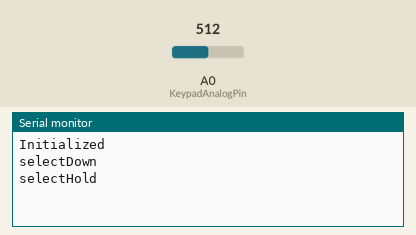
Recording of a sketch running on a simulated Arduino Uno, built with avr-gcc and run on an emulated ATmega328P. On the bench: the last lines printed to the serial monitor. The test bench sets the inputs (shaded band); at power-on: A0 (KeypadAnalogPin) = 512.

Above: at 5.7 s.
5.8 s: A0 (KeypadAnalogPin) set to 948
At 6.4 s:
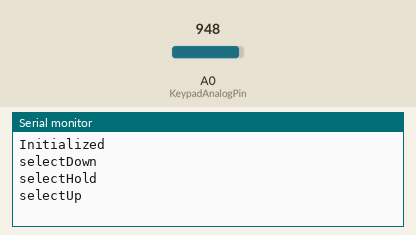
7.3 s: A0 (KeypadAnalogPin) set to 921
At 8.8 s:
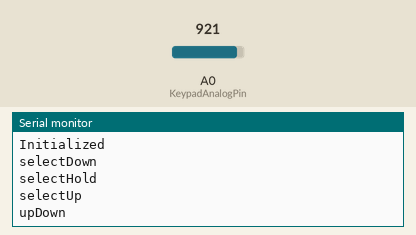
10.3 s: A0 (KeypadAnalogPin) set to 895
At 11.1 s:
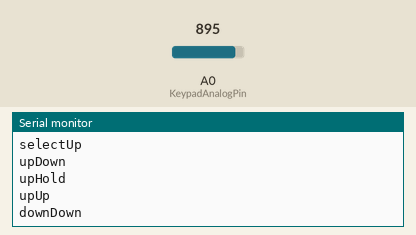

Measured:
- the behaviour switches between 940 and 939 on A0 (KeypadAnalogPin) (found by bisection; images 1 and 2)
- the behaviour switches between 911 and 910 on A0 (KeypadAnalogPin) (found by bisection; images 2 and 3)
- after the input at 5.8 s, the serial monitor: prints a new line at once (image 1)
- after the input at 7.3 s, the serial monitor: prints a new line at once (image 2)
- after the input at 10.3 s, the serial monitor: prints a new line at once (image 3)

The sketch:

shield_linksprite_buttonHold.ino
```cpp
#include "AnalogKeypad.h"

const uint16_t KeypadHoldTimeMs = 2000; // durée du hold
const uint8_t KeypadAnalogPin = A0;

AnalogKeypad keypad(KeypadAnalogPin, KeypadHoldTimeMs);

// the button event callback
// this will be called when buttons are pressed and released
void ButtonHandler(const ButtonParam& param)
{
  switch (param.button)
  {
    case ButtonId_1:
    Serial.print(Button_name_1);
    break;
    case ButtonId_2:
    Serial.print(Button_name_2);
    break;
    case ButtonId_3:
    Serial.print(Button_name_3);
    break;
    case ButtonId_4:
    Serial.print(Button_name_4);
    break;
    case ButtonId_5:
    Serial.print(Button_name_5);
    break;
    default:
    break;
  };

  switch (param.state)
  {
    case ButtonState_Up:
    Serial.print("Up ");
    break;

    case ButtonState_Down:
    Serial.print("Down ");
    break;

    case ButtonState_Click:
    Serial.print("Click ");
    break;

    case ButtonState_DoubleClick:
    Serial.print("Double Click ");
    break;

    case ButtonState_Hold:
    Serial.print("Hold ");
    break;
  }

  Serial.println();
}

void setup() {

    Serial.begin(115200);
    while (!Serial); // wait for serial attach

    Serial.println();
    Serial.println("Initialized");
}

void loop() {

  keypad.loop(ButtonHandler);
}
```

AnalogKeypad.h
```cpp
// (licence header left out)
#pragma once

#define countof(a) (sizeof(a) / sizeof(a[0]))

// For V2.1 linksprite:
//  btnSELECT; //val reelle 613
//  btnRIGHT; //val reelle 815
//  btnLEFT; //val reelle 856
//  btnDOWN; //val reelle 903
//  btnUP; //val reelle 930
// les valeurs doivent etre ordonnées pour la detection
const int c_ButtonAnalogValue_None = 1024;
const int c_ButtonAnalogValue_1 = 613; // select
const int c_ButtonAnalogValue_2 = 815; // right
const int c_ButtonAnalogValue_3 = 856; // left
const int c_ButtonAnalogValue_4 = 903; // down
const int c_ButtonAnalogValue_5 = 930; // up
const char* Button_name_1 = "select"; // select
const char* Button_name_2 = "right"; // right
const char* Button_name_3 = "left"; // left
const char* Button_name_4 = "down"; // down
const char* Button_name_5 = "up"; // up
const int c_ButtonAnalogValue_Error = 10;

enum ButtonId
{
    ButtonId_None,
    ButtonId_1,
    ButtonId_2,
    ButtonId_3,
    ButtonId_4,
    ButtonId_5
};

enum ButtonState
{
    ButtonState_Up,
    ButtonState_Down,
    ButtonState_Click,
    ButtonState_DoubleClick, // not implemented yet
    ButtonState_Hold,
};

struct ButtonParam
{
    ButtonId button;
    ButtonState state;
};

// define ButtonUpdateCallback to be a function like
// void MyCallBack(const ButtonParam& param) {}
typedef void(*ButtonUpdateCallback)(const ButtonParam& param);

class AnalogKeypad
{
public:
    AnalogKeypad(uint8_t pin, uint16_t msHoldTime) :
        _pin(pin),
        _msHoldTime(msHoldTime),
        _lastValueIndex(0),
        _sumValues(0)
    {
        for (uint8_t index = 0; index < countof(_lastValues); index++)
        {
            _sumValues += c_ButtonAnalogValue_None;
            _lastValues[index] = c_ButtonAnalogValue_None;
        }
        _state.button = ButtonId_None;
        _state.state = ButtonState_Up;
    }

    bool loop(ButtonUpdateCallback callback)
    {
        ButtonParam param;
        uint32_t sampleTime = millis();
        int sample = analogRead(_pin);
        int value = (_sumValues / countof(_lastValues)); // running average
        int delta = abs(sample - value);

        // update running average sum with new sample
        _sumValues -= _lastValues[_lastValueIndex];
        _sumValues += sample;

        // update running average values with new sample
        _lastValues[_lastValueIndex] = sample;
        _lastValueIndex = (_lastValueIndex + 1) % countof(_lastValues);

        // was there a change in value?
        if (delta < 2 && abs(_lastValue - value) > c_ButtonAnalogValue_Error)
        {
            _lastValue = value;
            /*
            Serial.print(sample);
            Serial.print("-");
            Serial.print(value);
            Serial.print(" ");
            */
            if (_state.state != ButtonState_Up)
            {
                // notify release previous button
                param.button = _state.button;
                param.state = ButtonState_Up;
                callback(param);

                if (_state.state == ButtonState_Down)
                {
                    // notify click button
                    param.button = _state.button;
                    param.state = ButtonState_Click;
                    callback(param);
                }
            }

            _state.button = valueToButtonId(value);
            if (_state.button == ButtonId_None)
            {
                _state.state = ButtonState_Up;
            }
            else
            {
                _state.state = ButtonState_Down;

                // notify acquire new button
                param.button = _state.button;
                param.state = ButtonState_Down;
                callback(param);

                _holdStartTime = sampleTime;
            }
        }
        else
        {
            if (_state.state == ButtonState_Down &&
                (sampleTime - _holdStartTime) > _msHoldTime)
            {
                _state.state = ButtonState_Hold;

                // notify hold button
                param.button = _state.button;
                param.state = ButtonState_Hold;
                callback(param);
            }
        }

    }

private:
    const uint32_t _msHoldTime;
    const uint8_t _pin;

    uint32_t _holdStartTime;
    int _lastValues[5];
    int _sumValues;
    int _lastValue;

    ButtonParam _state;
    uint8_t _lastValueIndex;


    ButtonId valueToButtonId(int value)
    {
        if (value < c_ButtonAnalogValue_1 + c_ButtonAnalogValue_Error)
        {
            return ButtonId_1;
        }
        else if (value < c_ButtonAnalogValue_2 + c_ButtonAnalogValue_Error)
        {
            return ButtonId_2;
        }
        else if (value < c_ButtonAnalogValue_3 + c_ButtonAnalogValue_Error)
        {
            return ButtonId_3;
        }
        else if (value < c_ButtonAnalogValue_4 + c_ButtonAnalogValue_Error)
        {
            return ButtonId_4;
        }
        else if (value < c_ButtonAnalogValue_5 + c_ButtonAnalogValue_Error)
        {
            return ButtonId_5;
        }
        else
        {
            return ButtonId_None;
        }
    }
};
```
